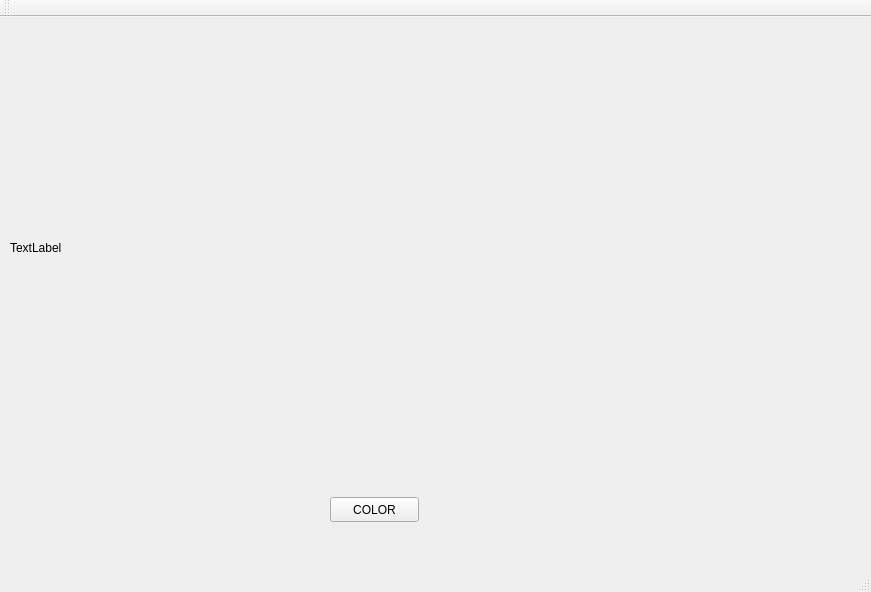
<?xml version="1.0" encoding="UTF-8"?>
<ui version="4.0">
 <class>MainWindow</class>
 <widget class="QMainWindow" name="MainWindow">
  <property name="geometry">
   <rect>
    <x>0</x>
    <y>0</y>
    <width>871</width>
    <height>592</height>
   </rect>
  </property>
  <property name="windowTitle">
   <string>MainWindow</string>
  </property>
  <widget class="QWidget" name="centralWidget">
   <widget class="QLabel" name="label">
    <property name="geometry">
     <rect>
      <x>10</x>
      <y>10</y>
      <width>891</width>
      <height>441</height>
     </rect>
    </property>
    <property name="text">
     <string>TextLabel</string>
    </property>
   </widget>
   <widget class="QPushButton" name="pushButton">
    <property name="geometry">
     <rect>
      <x>330</x>
      <y>480</y>
      <width>89</width>
      <height>25</height>
     </rect>
    </property>
    <property name="text">
     <string>COLOR</string>
    </property>
   </widget>
  </widget>
  <widget class="QMenuBar" name="menuBar">
   <property name="geometry">
    <rect>
     <x>0</x>
     <y>0</y>
     <width>871</width>
     <height>22</height>
    </rect>
   </property>
  </widget>
  <widget class="QToolBar" name="mainToolBar">
   <attribute name="toolBarArea">
    <enum>TopToolBarArea</enum>
   </attribute>
   <attribute name="toolBarBreak">
    <bool>false</bool>
   </attribute>
  </widget>
  <widget class="QStatusBar" name="statusBar"/>
 </widget>
 <layoutdefault spacing="6" margin="11"/>
 <resources/>
 <connections/>
</ui>
